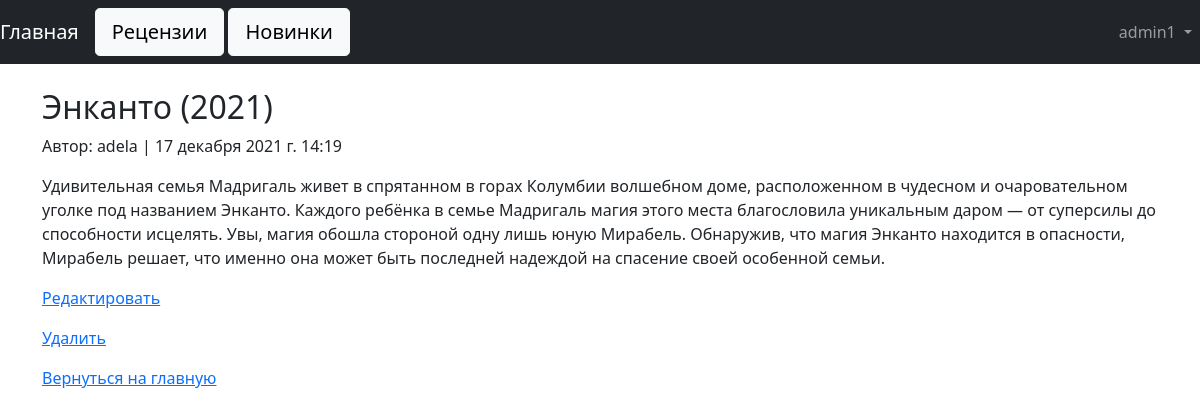
The page /articles/2/ (signed in) on the database its author committed.
### accounts/models.py (models this page shows)
class CustomUser(AbstractUser):
    age = models.PositiveIntegerField(default=0)

### articles/models.py (models this page shows, shortened)
class Article(models.Model):
    title = models.CharField(max_length=150)
    content = models.TextField()
    date = models.DateTimeField(auto_now_add=True)
    author = models.ForeignKey(
        settings.AUTH_USER_MODEL,
        on_delete=models.CASCADE,
    )

### articles/views.py (the view)
# urls.py: path('<int:pk>/', views.ArticleDetailView.as_view(), name='article_detail'),
class ArticleDetailView(LoginRequiredMixin,  DetailView):
    model = models.Article
    template_name = 'article_detail.html'
    login_url = 'login'

### filmapp/templates/article_detail.html
{% extends 'base.html' %}
{% block content %}
 <div class="article-entry">
   <h2>{{ object.title }}</h2>
   <p>Автор: {{ object.author }} | {{ object.date }}</p>
   <p>{{ object.content }}</p>
 </div>
<p><a href="{% url 'article_edit' article.pk %}">Редактировать</a></p>
<p><a href="{% url 'article_delete' article.pk %}">Удалить</a></p>
<p><a href="{% url 'article_list' %}">Вернуться на главную</a></p>
{% endblock content %}

### filmapp/templates/base.html (shortened to what this page needs)
{%load static %}
<!DOCTYPE html>
<html lang="en" xmlns="http://www.w3.org/1999/html">
<head>
    <link href="https://cdn.jsdelivr.net/npm/bootstrap@5.0.1/dist/css/bootstrap.min.css" rel="stylesheet">
</head>
<body>
    <nav class="navbar navbar-expand-md navbar-dark bg-dark mb-4">
        <a class="navbar-brand" href="{% url 'home' %}">Главная</a>
        <div class="nav-right">
            <a class="btn btn-light btn-lg" href="{% url 'article_list' %}" role="button">Рецензии</a>
            <a class="btn btn-light btn-lg" href="/films" role="button">Новинки</a>
        </div>
        <div class="collapse navbar-collapse justify-content-end" id="navbarCollapse">
            {% if user.is_authenticated %}
            <ul class="navbar-nav">
                <li class="nav-item">
                    <a class="nav-link dropdown-toggle" href="#" id="userMenu" data-toggle="dropdown" aria-haspopup="true" aria-expanded="false">
                        {{ user.username }}
                    </a>
                </li>
            </ul>
            {% else %}
                <form class="form-inline">
                <a href="{% url 'login' %}" class="btn btn-outline-secondary">Войти</a>
                <a href="{% url 'signup' %}" class="btn btn-primary ml-2">Регистрация</a>
                </form>
            {% endif %}
        </div>
    </nav>
    <div class="container">
        {% block content %}
        {% endblock content %}
    </div>
</body>
</html>

### rows shown on the page
CustomUser: username "admin1"
Article: title "Энканто (2021)", author "adela", date "17 декабря 2021 г. 14:19", content "Удивительная семья Мадригаль живет в спрятанном в горах Колумбии волшебном доме, расположенном в чудесном и очаровательном уголке под названием Энканто. Каждого ребёнка в семье Мадригаль магия этого места благословила уникальным даром — от суперсилы до способности исцелять. Увы, магия обошла стороной одну лишь юную Мирабель. Обнаружив, что магия Энканто находится в опасности, Мирабель решает, что именно она может быть последней надеждой на спасение своей особенной семьи."
